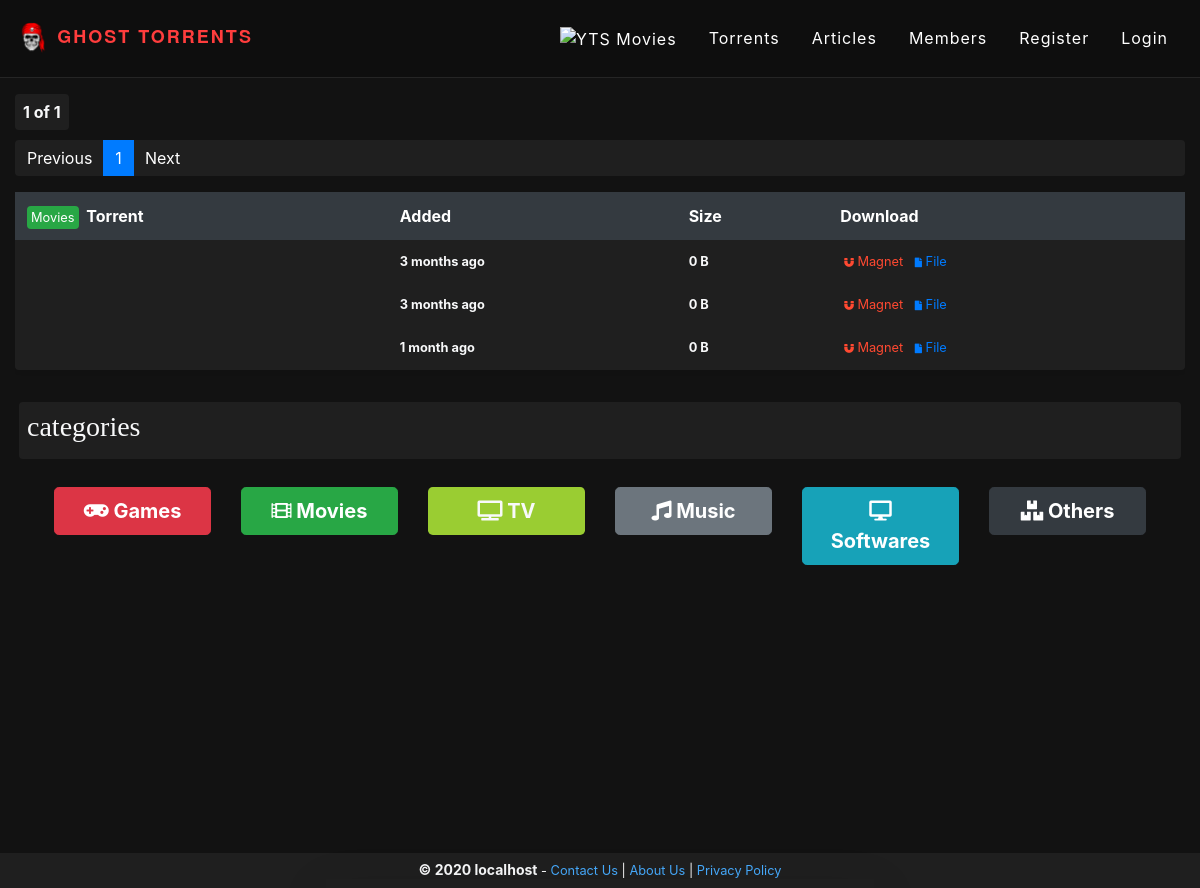
/templates/torrents/movies_torrents?type=torrents?category=movies, run on an earlier commit of the app's database.
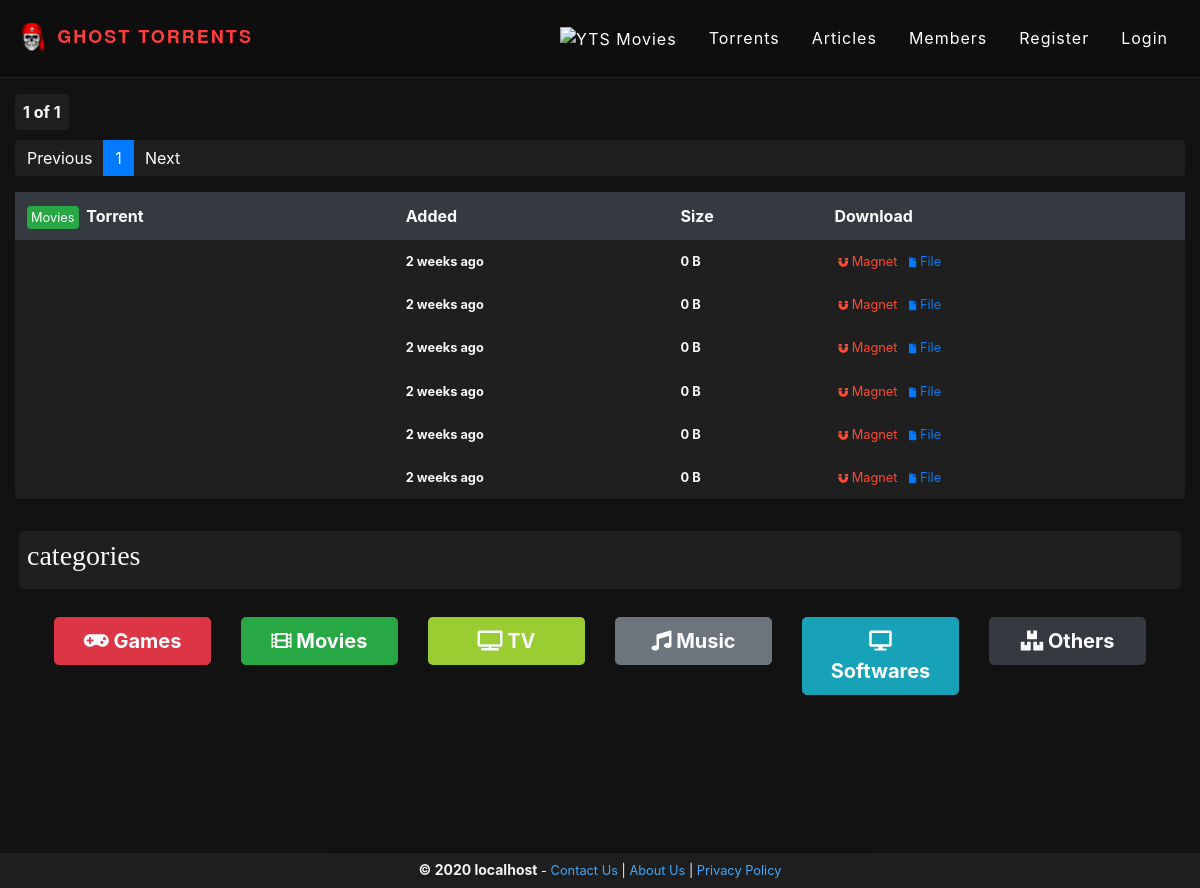
And on a later commit of the database.
### tables this page shows
CREATE TABLE `torrents` (
  `id` int(11) NOT NULL AUTO_INCREMENT,
  `description` text,
  `uploader` varchar(100) DEFAULT NULL,
  `category` varchar(100) DEFAULT NULL,
  `file_path` varchar(200) DEFAULT NULL,
  `peers_info` json DEFAULT NULL,
  `created_at` timestamp NULL DEFAULT CURRENT_TIMESTAMP,
  `date` varchar(100) DEFAULT NULL,
  `comments` json DEFAULT NULL,
  PRIMARY KEY (`id`)
);

### torrents/torrents-database.php (called while the page is built, shortened)
<?php
include_once $_SERVER['DOCUMENT_ROOT'] . '/torrents/Torrent.php';
include_once $_SERVER['DOCUMENT_ROOT'] . '/config/size_conversion.php';
include_once $_SERVER['DOCUMENT_ROOT'] . '/config/datetime.php';
class TorrentsDatabase
{
    public static function getTorrentMetaInfo($torrent_dir)
    {
        $torrent = new Torrent($torrent_dir);
        $trackers_array = array();
        $torrent_info = [
            "name" => $torrent->name(),
            "hash" => $torrent->hash_info(),
            "size" => SizeConversion::humanReadableSize($torrent->size()),
            "trackers" => $trackers_array,
            "content" => $torrent->content(),
            "announce" => $trackers_array[0],
        ];
        return $torrent_info;
    }
    public static function countTotalTorrents($category)
    {
        $conn = DBConnection::getConnection();
        if ($category === "all") {
            $select_query = "SELECT COUNT(*) as total_torrents FROM torrents";
        } else {
            $select_query = "SELECT COUNT(*) as total_torrents FROM torrents WHERE category = '$category'";
        }
        $result = $conn->query($select_query);
        $count = $result->fetch_assoc()['total_torrents'];
        return $count;
    }
    public static function getMagnetLink($name, $info_hash, $announce, $trackers_array)
    {
        $trackers = '';
        $magnet = 'magnet:?'
            . 'xt=urn:btih:' . $info_hash
            . '&dn=' . $name
            . '&tr=' . $announce
            . $trackers;
        return $magnet;
    }
    public static function getTorrentsByCategory($offset, $total_records_per_page, $category)
    {
        $conn = DBConnection::getConnection();
        $select_query = "SELECT * FROM torrents WHERE category = '$category' LIMIT $offset, $total_records_per_page";
        $torrents = $conn->query($select_query);
        $torrents_info_array = array();
        while ($torrent = $torrents->fetch_assoc()) {
            $torrent_meta_info  = TorrentsDatabase::getTorrentMetaInfo($_SERVER['DOCUMENT_ROOT'] .
                $torrent['file_path']);
            $torrents_array = array(
                'description' => $torrent['description'],
                'path' => $torrent['file_path'],
                'id' => $torrent['id'],
                'category' => $torrent['category'],
                'date' => $torrent['date'],
                'magnet' => TorrentsDatabase::getMagnetLink(
                    $torrent_meta_info['name'],
                    $torrent_meta_info['hash'],
                    $torrent_meta_info['announce'],
                    $torrent_meta_info['trackers']
                ),
            );
            array_push($torrents_info_array, array_merge($torrent_meta_info, $torrents_array));
        }
        return $torrents_info_array;
    }
}

### torrents/Torrent.php (called while the page is built, shortened)
<?php
class Torrent
{
	static protected $errors = array();
	public function __construct($data = null, $meta = array(), $piece_length = 256)
	{
		if ($this->build($data, $piece_length * 1024))
			$this->touch();
		else
			$meta = array_merge($meta, $this->decode($data));
	}
	public function announce($announce = null)
	{
		if (is_null($announce))
			return !isset($this->{'announce-list'}) ?
				isset($this->announce) ? $this->announce : null :
				$this->{'announce-list'};
	}
	public function name($name = null)
	{
		return is_null($name) ?
			isset($this->info['name']) ? $this->info['name'] : null :
			$this->touch($this->info['name'] = (string) $name);
	}
	public function hash_info()
	{
		return isset($this->info) ?
			sha1(self::encode($this->info)) :
			null;
	}
	public function content($precision = null)
	{
		$files = array();
		return $files;
	}
	public function size($precision = null)
	{
		$size = 0;
		return is_null($precision) ?
			$size :
			self::format($size, $precision);
	}
	static protected function decode($string)
	{
		$data = is_file($string) || self::url_exists($string) ?
			self::file_get_contents($string) :
			$string;
		return (array) self::decode_data($data);
	}
	static private function decode_data(&$data)
	{
		switch (self::char($data)) {
			default:
				return self::decode_string($data);
		}
	}
	static private function decode_string(&$data)
	{
		if (!$colon = @strpos($data, ':'))
			return self::set_error(new Exception('Invalid string length, colon not found'));
		$length = intval(substr($data, 0, $colon));
		$string = substr($data, $colon + 1, $length);
		return $string;
	}
	protected function build($data, $piece_length)
	{
		if (is_null($data))
			return false;
		elseif (is_array($data) && self::is_list($data))
			return $this->info = $this->files($data, $piece_length);
		elseif (is_dir($data))
			return $this->info = $this->folder($data, $piece_length);
		elseif ((is_file($data) || self::url_exists($data)) && !self::is_torrent($data))
			return $this->info = $this->file($data, $piece_length);
		else
			return false;
	}
	static protected function set_error($exception, $message = false)
	{
		return (array_unshift(self::$errors,  $exception) && $message) ? $exception->getMessage() : false;
	}
	static private function char($data)
	{
		return empty($data) ?
			false :
			substr($data, 0, 1);
	}
	static public function url_exists($url)
	{
		return preg_match('#^http(s)?://[a-z0-9-]+(.[a-z0-9-]+)*(:[0-9]+)?(/.*)?$#i', $url) ?
			(bool) preg_grep('#^HTTP/.*\s(200|304)\s#', (array) @get_headers($url)) :
			false;
	}
}

### config/size_conversion.php (called while the page is built)
<?php
class SizeConversion
{
    public static function humanReadableSize($size, $precision = 2)
    {
        for ($i = 0; ($size / 1024) > 0.9; $i++, $size /= 1024) {
        }
        return round($size, $precision) . [' B', ' kB', ' MB', ' GB', ' TB', ' PB', ' EB', ' ZB', ' YB'][$i];
    }
}

### config/datetime.php (called while the page is built, shortened)
<?php
class DateAndTime
{
    public static function time_elapsed_string($datetime, $full = false)
    {
        $now = new DateTime;
        $ago = new DateTime($datetime);
        $diff = $now->diff($ago);
        $diff->w = floor($diff->d / 7);
        $diff->d -= $diff->w * 7;
        $string = array(
            'y' => 'year',
            'm' => 'month',
            'w' => 'week',
            'd' => 'day',
            'h' => 'hour',
            'i' => 'min',
            's' => 'sec',
        );
        foreach ($string as $k => &$v) {
            if ($diff->$k) {
                $v = $diff->$k . ' ' . $v . ($diff->$k > 1 ? 's' : '');
            } else {
                unset($string[$k]);
            }
        }
        if (!$full) $string = array_slice($string, 0, 1);
        return $string ? implode(', ', $string) . ' ago' : 'just now';
    }
}

### templates/torrents/movies_torrents.php (the view, shortened to what the changed rows need)
<!DOCTYPE html>
<html lang="en">
<head>
    <?php
    include $_SERVER['DOCUMENT_ROOT'] . '/templates/base/head-tags.php';
    include_once $_SERVER['DOCUMENT_ROOT'] . '/torrents/torrents-database.php';
    include_once  $_SERVER['DOCUMENT_ROOT'] . '/config/datetime.php';
    ?>
</head>
<body>
    <div class="container-fluid" id="container" style="margin-top: 100px;">
        <?php include_once  $_SERVER['DOCUMENT_ROOT'] . '/config/pagination.php'; ?>
        <div class="table table-responsive">
            <table class="table table-borderless table-dark shadow-sm dark-bg rounded" id="articles-table">
                <thead class="thead-dark">
                    <tr>
                        <th scope="col">
                            <small class="mr-1 bg-success text-white p-1 rounded">Movies</small>
                            Torrent</th>
                        <th scope="col">Added</th>
                        <th scope="col">Size</th>
                        <th scope="col">Download</th>
                    </tr>
                </thead>
                <tbody>
                    <?php foreach ($torrents as $torrent) : ?>
                        <tr>
                            <td style="letter-spacing: 0.5px;" class="small">
                            </td>
                            <td class="small">
                                <b class="text-light">
                                    <?php echo DateAndTime::time_elapsed_string($torrent['date']); ?>
                                </b>
                            </td>
                            <td class="small">
                                <b class="text-light">
                                    <?php echo $torrent['size']; ?>
                                </b>
                            </td>
                            <td class="small">
                                <a href="<?php echo $torrent['magnet']; ?>" class="danger-label p-1">
                                    <i class="fa fa-magnet fa-xs"></i>
                                    Magnet
                                </a>
                                <a href="<?php echo $torrent['path'] ?>" class="text-primary p-1">
                                    <i class="fa fa-file fa-xs"></i>
                                    File
                                </a>
                            </td>
                        <?php endforeach; ?>
                </tbody>
            </table>
        </div>
    </div>
</body>
</html>

### config/pagination.php (shortened to what the changed rows need)
<?php
include_once $_SERVER['DOCUMENT_ROOT'] . '/torrents/torrents-database.php';
$type = $_GET['type'];
$category = "";
$total_records = 0;
switch ($type) {
    case 'torrents':
        $result = torrentPagination();
        $category = $result["category"];
        $total_records = $result["total_records"];
        break;
}
function torrentPagination()
{
    if (isset($_GET['category'])) {
        $category = $_GET['category'];
        $total_records = TorrentsDatabase::countTotalTorrents("$category");
        return ["category" => $category, "total_records" => $total_records];
    }
}
if (isset($_GET['page_no']) && $_GET['page_no'] != "") {
    $page_no = $_GET['page_no'];
} else {
    $page_no = 1;
}
$total_records_per_page = 10;
$offset = ($page_no - 1) * $total_records_per_page;
$total_no_of_pages = ceil($total_records / $total_records_per_page);
if ($type === "torrents") {
    if ($category === "all")
        $torrents = TorrentsDatabase::getTorrents($offset, $total_records_per_page);
    else
        $torrents = TorrentsDatabase::getTorrentsByCategory($offset, $total_records_per_page, $category);
} else if ($type === "users") {
    $users = UserDatabase::getUsersByOffset($offset, $total_records_per_page);
} else if ($type === "articles") {
    $articles = ArticlesDatabase::getArticlesByOffset($offset, $total_records_per_page);
}
?>
<ul class="pagination dark-bg">
    <?php
    if ($total_no_of_pages <= 10) {
        for ($counter = 1; $counter <= $total_no_of_pages; $counter++) {
            if ($counter == $page_no) {
                echo "<li class='page-item active'><a class='page-link'>$counter<span class='sr-only'>(current)</span></a></li>";
            } else {
                echo "<li class='page-item' ><a class='page-link' href='?page_no=$counter'>$counter</a></li>";
            }
        }
    }
    ?>
</ul>

What changed in the data, as far as the page shows it:
removed torrents: date "3 months ago", size "0 B"
removed torrents: date "3 months ago", size "0 B"
removed torrents: date "1 month ago", size "0 B"
added torrents: date "2 weeks ago", size "0 B"
added torrents: date "2 weeks ago", size "0 B"
added torrents: date "2 weeks ago", size "0 B"
added torrents: date "2 weeks ago", size "0 B"
added torrents: date "2 weeks ago", size "0 B"
added torrents: date "2 weeks ago", size "0 B"
